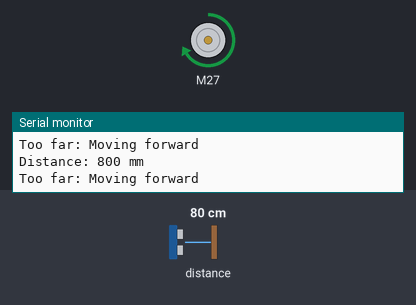
The program below on a simulated ESP32. Parts: DC motor (green arrow = forward, orange = backward, longer = faster), the last lines printed to the serial monitor. Inputs (shaded band) come from the test bench; at power-on: distance to the obstacle 80 cm.

Above: at 1.2 s.
1.3 s: distance to the obstacle set to 28 cm
2.8 s: distance to the obstacle set to 23 cm
At 4.0 s:
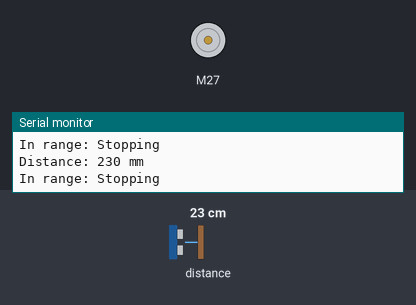
4.3 s: distance to the obstacle set to 16 cm
5.8 s: distance to the obstacle set to 13 cm
At 6.5 s:
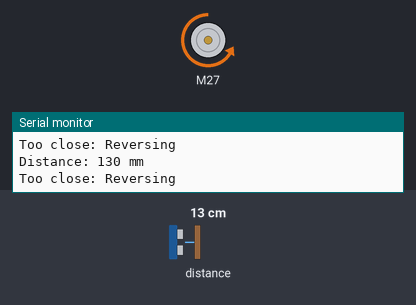
7.4 s: distance to the obstacle set to 18 cm
At 7.8 s:
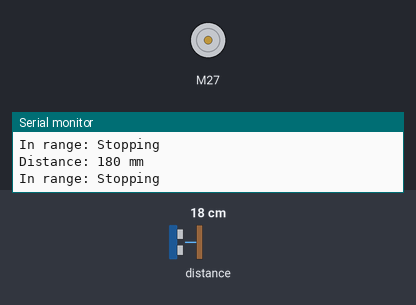
9.0 s: distance to the obstacle set to 2 cm
At 10.2 s:
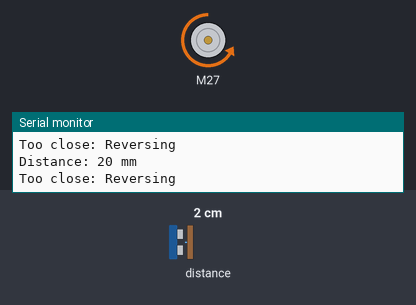
Timing chart, 0 to 11.6 s (numbered marks = the images above; inputs shaded):
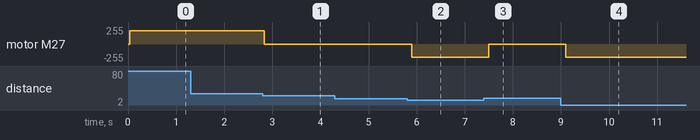

The program:

main.cpp
```cpp
#include <Wire.h>
#include <VL53L0X.h>
#include "L298N.h"  // Make sure you have your custom L298N.h library

// Motor control pins: ENA, IN1, IN2
L298N motor(14, 27, 26);
VL53L0X sensor;

void setup() {
  Serial.begin(115200);
  Wire.begin();  // Initialize I2C for VL53L0X

  sensor.setTimeout(500);

  if (!sensor.init()) {
    Serial.println("VL53L0X not detected.");
    while (1);  // Stay here if sensor not found
  }

  sensor.startContinuous();  // Start taking continuous distance readings
  motor.setSpeed(200);       // Set initial motor speed (0–255)
}

void loop() {
  int distance = sensor.readRangeContinuousMillimeters();

  if (sensor.timeoutOccurred()) {
    Serial.println("Sensor timeout");
    motor.stop();
    return;
  }

  Serial.print("Distance: ");
  Serial.print(distance);
  Serial.println(" mm");

  // Control logic: closed-loop based on distance
  if (distance < 150) {
    Serial.println("Too close: Reversing");
    motor.backward();
  } else if (distance > 250) {
    Serial.println("Too far: Moving forward");
    motor.forward();
  } else {
    Serial.println("In range: Stopping");
    motor.stop();
  }

  delay(100);
}
```

Measured:
- the behaviour switches between 26 and 25 cm on distance to the obstacle (found by bisection; images 0 and 1)
- the behaviour switches between 15 and 14 cm on distance to the obstacle (found by bisection; images 1 and 2)
- after the input at 2.8 s, motor M27: forward 200/255 → stopped at once
- after the input at 5.8 s, motor M27: stopped → backward 200/255 after 0.10 s
- after the input at 7.4 s, motor M27: backward 200/255 → stopped after 0.10 s
- after the input at 9.0 s, motor M27: stopped → backward 200/255 after 0.11 s
